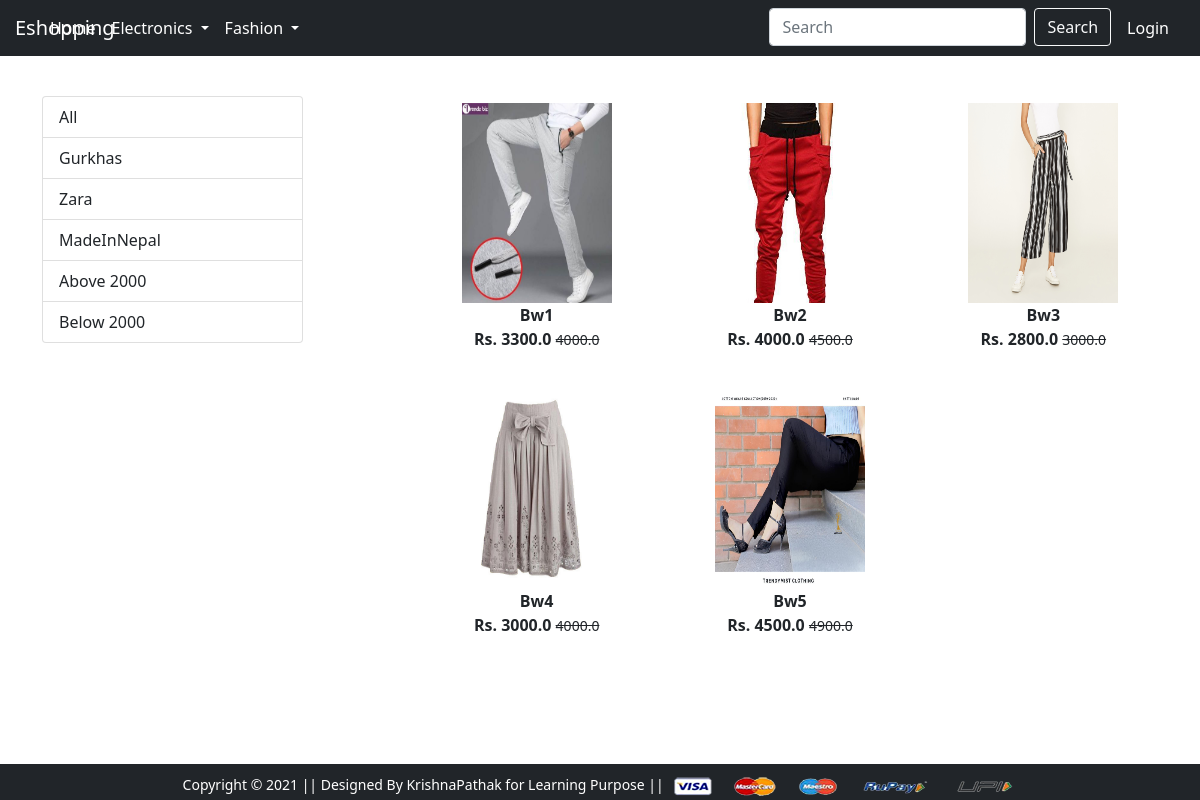
The app's page /bottomwear/ with its own data.
### app/models.py (models this page shows, shortened)
class Product(models.Model):
    title = models.CharField(max_length=100)
    selling_price = models.FloatField()
    discounted_price = models.FloatField()
    description = models.TextField()
    brand = models.CharField(max_length=100)
    category = models.CharField( choices=CATEGORY_CHOICES ,max_length=2)
    product_image = models.ImageField(upload_to = 'productimg')

### app/views.py (the view)
# urls.py: path('bottomwear/', views.bottomwear, name='bottomwear'),
def bottomwear(request, data = None):
    if data == None:
        bottomwear = Product.objects.filter(category = 'BW')
    elif data == 'Adidas' or data == 'Gurkhas' or data == 'Zara' or data == 'MadeInNepal' or data == 'Nike':
        bottomwear = Product.objects.filter(category = 'BW').filter(brand=data)
    elif data == 'below':
        bottomwear = Product.objects.filter(category = 'BW').filter(discounted_price__lt=2000)
    elif data == 'above':
        bottomwear = Product.objects.filter(category = 'BW').filter(discounted_price__gt=2000)
    return render(request, 'app/bottomwear.html',{'products':bottomwear})

### app/templates/app/bottomwear.html (shortened to what this page needs)
{% extends 'app/base.html' %}
{% load static %}
{% block main-content %}
<div class="container my-5">
 <div class="row">
  <div class="col-sm-3">
   <div id="list-example" class="list-group">
   <a class="list-group-item list-group-item-action" href="{% url 'mobile' %}">All</a>
  <a class="list-group-item list-group-item-action" href="{% url 'bottomweardata' 'Gurkhas' %}">Gurkhas</a>
  <a class="list-group-item list-group-item-action" href="{% url 'bottomweardata' 'Zara' %}">Zara</a>
  <a class="list-group-item list-group-item-action" href="{% url 'bottomweardata' 'MadeInNepal' %}">MadeInNepal</a>
  <a class="list-group-item list-group-item-action" href="{% url 'bottomweardata' 'above' %}">Above 2000</a>
  <a class="list-group-item list-group-item-action" href="{% url 'bottomweardata' 'below' %}">Below 2000</a>
</div>
  </div>
  <div class="col-sm-8 offset-sm-1">
   <div class="row">
   {% for product in products %}
   <div class="col-sm-4 text-center mb-4">
   <a href="{% url 'product-detail' product.id %}"  class='btn'>
   <div class= 'item'>
   <img src="{{product.product_image.url}}" alt="" height='200' width='150' class=''>
   <div class='fw-bold'>{{product.title}}</div>
   <div class='fw-bold'>Rs. {{product.discounted_price}}
   <small class='fw-light text-decoration-line-through'>{{product.selling_price}}</small></div>
   </div>
   </a>
   </div>
   {% endfor %}
   </div>
  </div>
 </div>
</div>
{% endblock main-content %}

### app/static/app/css/style.css (style rules this page uses)
body { display: flex; flex-direction: column; min-height: 100vh; margin:0; }

### records on screen
Product: product_image (picture), title "Bw1", discounted_price "3300.0", selling_price "4000.0"
Product: product_image (picture), title "Bw2", discounted_price "4000.0", selling_price "4500.0"
Product: product_image (picture), title "Bw3", discounted_price "2800.0", selling_price "3000.0"
Product: product_image (picture), title "Bw4", discounted_price "3000.0", selling_price "4000.0"
Product: product_image (picture), title "Bw5", discounted_price "4500.0", selling_price "4900.0"
